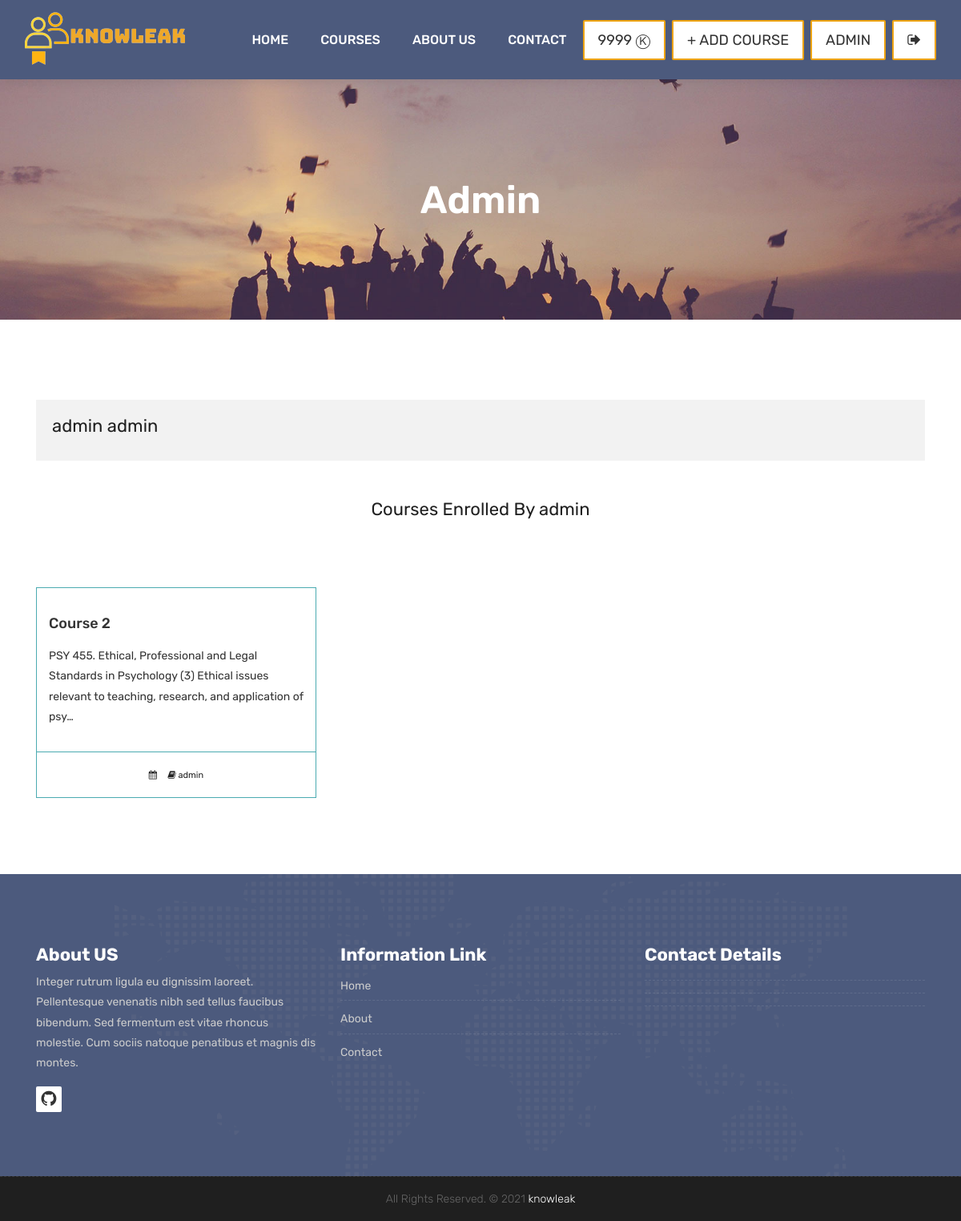
Screenshot of /accounts/dashboard/ (signed in) with the database file from the repository.
### accounts/models.py (models this page shows)
class User(AbstractBaseUser,PermissionsMixin):
    first_name = models.CharField(max_length=150, blank=True)
    last_name = models.CharField(max_length=150, blank=True)
    username = models.CharField(max_length=150, unique=True)
    password = models.CharField(max_length=150)
    email = models.EmailField(_('email address'), unique=True)
    start_date = models.DateTimeField(default=timezone.now)
    token = models.IntegerField(default=0)
    is_staff = models.BooleanField(default=False)
    is_active = models.BooleanField(default=True)
    is_superuser = models.BooleanField(default=False)
    is_teacher = models.BooleanField(default=False)
    objects = CustomAccountManager()
    USERNAME_FIELD = 'username'
    REQUIRED_FIELDS = ['email', 'first_name', 'last_name']
    def __str__(self):
        return self.username

### courses/models.py (models this page shows, shortened)
class Course(models.Model):
    teacher = models.ForeignKey(User, null=False, on_delete=models.CASCADE)
    name = models.CharField(max_length=25, unique=True)
    category = models.ForeignKey(Category, null=True, on_delete=models.DO_NOTHING)
    students = models.ManyToManyField(User, blank=True, related_name='courses_joined')
    description = models.TextField(blank=True, null=True)
    image = models.ImageField(blank=True, upload_to="courses", default="courses/default_course_image.jpg")
    token = models.IntegerField()
    zoom_link=models.TextField(null=True)
    zoom_password=models.TextField(null=True)
    available = models.BooleanField(default=True)

### accounts/views.py (the view)
# urls.py: path('dashboard/', views.user_dashboard, name="dashboard"),
def user_dashboard(request):
    current_user = request.user
    courses = current_user.courses_joined.all()
    context = {
        'courses': courses
    }
    return render(request, 'dashboard.html', context)

### templates/dashboard.html (shortened to what this page needs)
{% extends 'partials/_base.html' %}
{% load static %}
{% block content %}
	<div class="all-title-box">
		<div class="container text-center">
			<h1>{{ user.username }}</span></h1>
		</div>
	</div>
    <div id="overviews" class="section wb">
        <div class="container">
            <div class="row">
                <div class="col-lg-12 blog-post-single">
					<div class="blog-author">
						<div class="author-bio">
							<h2 class="author_name">{{ user.first_name }} {{ user.last_name }}</h3>
						</div>
					</div>
                </div>
            </div>
            <div class="row">
                <div class="col-lg-12">
                    <h2 class="text-center my-5">Courses Enrolled By {{ user.username  }}</h2>
                </div>
                {% for course in courses %}
                <div class="col-lg-4 col-md-6 col-12">
                    <div class="course-item">
						<div class="image-blog">
						</div>
						<div class="course-br">
							<div class="course-title">
								<h2><a href="{% url 'course_detail' course.id %}" title="">{{course.name}}</a></h2>
							</div>
							<div class="course-desc">
								<p>{{course.description | truncatechars:140}}</p>
							</div>
						</div>
						<div class="course-meta-bot">
							<ul>
								<li><i class="fa fa-calendar" aria-hidden="true"></i> {{course.date|date:"d M Y"}}</li>
								<li><i class="fa fa-book" aria-hidden="true"></i> {{course.teacher}}</li>
							</ul>
						</div>
					</div>
                    <br>
                </div>
                {% endfor %}
            </div>
        </div>
    </div>
    {% endblock %}

### templates/partials/_navbar.html (shortened to what this page needs)
{% load static %}
<header class="top-navbar">
    <nav class="navbar navbar-expand-lg navbar-light bg-light">
        <div class="container-fluid">
            <a class="navbar-brand" href="{% url 'index' %}">
                <img src="{% static 'images/main.png' %}" style="width: 200px; margin-top: 5px;" alt="asdsadsad" />
            </a>
            <div class="collapse navbar-collapse" id="navbars-host">
                <ul class="navbar-nav ml-auto">
                    <li class="nav-item {% if '/' == request.path %} active {% endif %}"><a class="nav-link" href="{% url 'index' %}">Home</a></li>
                    {% if user.is_authenticated %}
                    <li class="nav-item {% if 'courses' in request.path %} active {% endif %}"><a class="nav-link" href="{% url 'courses' %}">Courses</a></li>
                    {% endif %}
                    <li class="nav-item {% if 'about' in request.path %} active {% endif %}"><a class="nav-link" href="{% url 'about' %}">About Us</a></li>
                    <li class="nav-item {% if 'contact' in request.path %} active {% endif %}"><a class="nav-link" href="{% url 'contact' %}">Contact</a></li>
                </ul>
                <ul class="nav navbar-nav navbar-right">
                    {% if user.is_authenticated %}
                        <li><a class="hover-btn-new log orange mr-2"><span>{{user.token}} ⓚ </span></a></li>
                    {% endif %}
                    {% if user.is_teacher %}
                        <li><a class="hover-btn-new log orange mr-2" href="{% url 'add_course' %}"><span>+ Add Course</span></a></li>
                    {% endif %}
                    {% if user.is_authenticated %}
                        <li><a class="hover-btn-new log orange mr-2" href="{% url 'dashboard' %}"><span>{{user.username}}</span></a></li>
                        <li><a class="hover-btn-new log orange" href="javascript:{document.getElementById('logout').submit()}"><span><i class="fa fa-sign-out"></i></span></a>
                        </li>
                        {% else %}
                        <li><a class="hover-btn-new log orange mr-2" href="{% url 'login' %}"><span><i class="fa fa-sign-in"></i></span></a></li>
                        <li><a class="hover-btn-new log orange" href="{% url 'register' %}"><span><i class="fa fa-user-plus"></i></span></a></li>
                    {% endif %}
                </ul>
            </div>
        </div>
    </nav>
</header>

### rows the page displays
User: token "9999", username "ADMIN", username "Admin", first_name "admin", last_name "admin", username "admin"
Course: name "Course 2", description "PSY 455. Ethical, Professional and Legal Standards in Psychology (3) Ethical issues relevant to teaching, research, and application of psy…", teacher "admin"
